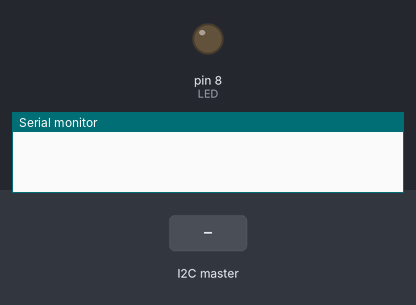
A sketch run on a simulated Arduino Uno, built with avr-gcc and run on an emulated ATmega328P. Shown: output pins drawn as LEDs (lit = HIGH), the last lines printed to the serial monitor. The test bench sets the inputs (shaded band).

Above: at 1.2 s.
1.3 s: the I2C master sends the byte 1
At 1.8 s:
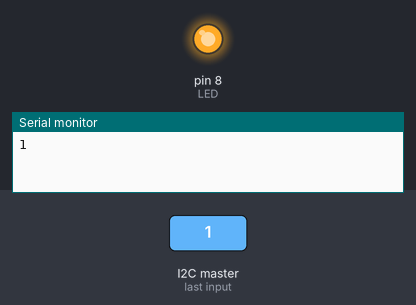
2.8 s: the I2C master sends the byte 0
At 4.2 s:
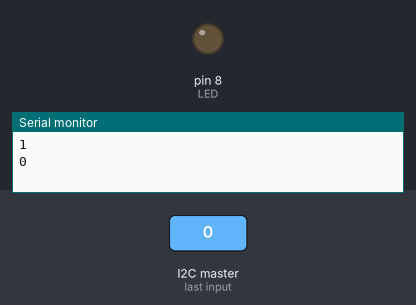
Timing chart, 0 to 5.8 s (numbered marks = the images above; inputs shaded):
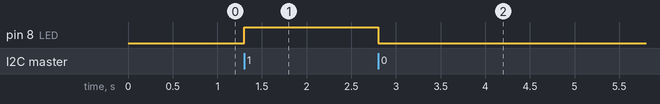

The sketch:

i2cs.ino
```cpp
#include <Wire.h>
int LED = 8; //define the 8th digital pin for LED brick
void setup()
{
  pinMode(LED,OUTPUT); //set the LED pin for digital output
  Wire.begin(4); 				// join i2c bus with address #4
  Wire.onReceive(receiveEvent); // register event
  Serial.begin(9600); 			// start serial for output
}
void loop()
{
  delay(100);
}
// function that executes whenever data is received from master
// this function is registered as an event, see setup()
void receiveEvent(int howMany)
{
  while(1 <Wire.available()) 	// loop through all but the last
  {
    char c =Wire.read(); 		// receive byte as a character
    Serial.print(c); 			// print the character
  }

  int x = Wire.read(); 			// receive byte as an integer
  Serial.println(x); 			// print the integer
  if(x == 1)
    digitalWrite(LED,HIGH); // light the LED
  else
    digitalWrite(LED,LOW); // light the LED
}
```

Measured:
- after the input at 1.3 s, pin 8 (LED): LOW → HIGH at once
- after the input at 2.8 s, pin 8 (LED): HIGH → LOW at once
